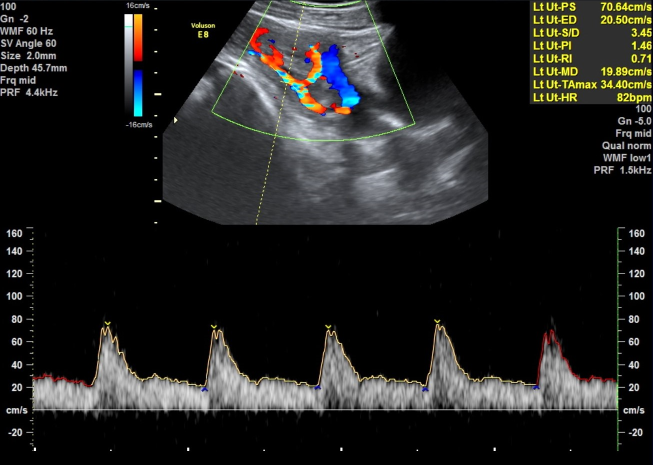
#> input picture Lt_test_image.png, 1305 x 929 px, found by its file name (shown at 1/2 size)
$ python Refined_anon_2_html.py
#> lines starting #> are read from the running program, lines starting #| are printed output that depends on the picture; after the words box and inside, x2 and y2 are one past the last pixel; in counts of white or black regions, pixels touching at a corner belong together
### General_functions.py
""" A set of functions to segment and extract data from doppler ultrasound scans"""

# Module imports
from PIL import Image
import matplotlib.pyplot as plt
from skimage import morphology, measure
import numpy as np
from skimage.measure import find_contours
from skimage.draw import polygon_perimeter
import cv2
import scipy
import traceback
from scipy.ndimage.filters import gaussian_filter
import math
from scipy import signal
from scipy.spatial.distance import cdist
from scipy.signal import find_peaks, peak_widths
import statistics
import scipy.linalg

# from matplotlib import path
# import nibabel as nib
# from mpl_toolkits.mplot3d import Axes3D
import pandas as pd
import re
import pytesseract
from pytesseract import Output

pytesseract.pytesseract.tesseract_cmd = "C:/Program Files/Tesseract-OCR/tesseract.exe"


# [967 lines left out: functions Initial_segmentation, Define_end_ROIs, Segment_refinement, Search_for_ticks, Search_for_labels, Plot_Digitized_data and 2 more, not called in this run]


def Colour_extract(input_image_filename, TargetRGB, cyl_length, cyl_radius):
    """Function for extracing target colours from image
    converts image to RGB space and find coordinates of pixels within a
    cylinder whose center is the target triplet. You can visualise this
    by removing commented plot statements throughout this function.

    Args:
        input_image_filename (str) : Name of file within current directory, or path to a file.
        TargetRGB (list) : triplet of target Red Green Blue colour [Red,Green,Blue].
        cyl_length (int) : length of cylinder.
        cyl_radius (int) : radius of cylinder.

    Returns:
        COL (JpegImageFile) : PIL JpegImageFile of the filtered image highlighting yellow text.
    """
    col4 = Image.open(input_image_filename)
    pix4 = col4.load()

    # DEFINE END POINTS OF CYLINDER
    np.set_printoptions(suppress=True)

    def appendSpherical_1point(xyz):
        ptsnew = np.hstack(
            (xyz, np.zeros(xyz.shape), np.zeros(xyz.shape), np.zeros(xyz.shape))
        )
        xy = xyz[0] ** 2 + xyz[1] ** 2

        ptsnew[3] = np.sqrt(xy)  # xy length
        ptsnew[4] = np.sqrt(xy + xyz[2] ** 2)  # magnitude of vector (radius)
        # angles:
        ptsnew[5] = np.arctan(np.divide(ptsnew[1], ptsnew[0])) * (180 / math.pi)  # theta
        ptsnew[6] = np.arcsin(np.divide(ptsnew[2], ptsnew[4])) * (180 / math.pi)  # alpha

        return ptsnew

    targ = np.array(TargetRGB)
    out2 = appendSpherical_1point(targ)

    H2 = cyl_length  # This is our Hypotenuse
    O2 = math.sin(math.radians(out2[6])) * H2  # Opposite length 2
    A2 = math.cos(math.radians(out2[6])) * H2  # Adjecent length 2 == Hypotenuse1
    O1 = math.sin(math.radians(out2[5])) * A2
    A1 = math.cos(math.radians(out2[5])) * A2

    R2 = out2[0] + A1
    G2 = out2[1] + O1
    B2 = out2[2] + O2

    R1 = out2[0] - A1
    G1 = out2[1] - O1
    B1 = out2[2] - O2

    Ctemp = np.array([out2[0], out2[1], out2[2]])
    # [28 lines of commented-out code are left out]
    shape = (260, 260, 260)
    image = np.zeros(shape=shape)

    # set radius and centres values
    r = 100
    start = [R1, G1, B1]
    end = [R2, G2, B2]
    p1 = np.array(start)
    p2 = np.array(end)

    # vector in direction of axis
    v = p2 - p1
    # find magnitude of vector
    mag = scipy.linalg.norm(v)
    # unit vector in direction of axis
    v = v / mag
    # make some vector not in the same direction as v
    not_v = np.array([1, 0, 0])
    if (v == not_v).all():
        not_v = np.array([0, 1, 0])
    # make vector perpendicular to v
    n1 = np.cross(v, not_v)
    # normalize n1
    n1 /= scipy.linalg.norm(n1)
    # make unit vector perpendicular to v and n1
    n2 = np.cross(v, n1)
    # surface ranges over t from 0 to length of axis and 0 to 2*pi
    t = np.linspace(0, mag, 20)
    theta = np.linspace(0, 2 * np.pi, 20)
    rsample = np.linspace(0, r, 2)

    # use meshgrid to make 2d arrays
    t, theta2 = np.meshgrid(t, theta)
    rsample, theta = np.meshgrid(rsample, theta)

    # generate coordinates for surface
    # "Tube"
    X, Y, Z = [
        p1[i] + v[i] * t + r * np.sin(theta2) * n1[i] + r * np.cos(theta2) * n2[i]
        for i in [0, 1, 2]
    ]
    # "Bottom"
    X2, Y2, Z2 = [
        p1[i] + rsample[i] * np.sin(theta) * n1[i] + rsample[i] * np.cos(theta) * n2[i]
        for i in [0, 1, 2]
    ]
    # "Top"
    X3, Y3, Z3 = [
        p1[i]
        + v[i] * mag
        + rsample[i] * np.sin(theta) * n1[i]
        + rsample[i] * np.cos(theta) * n2[i]
        for i in [0, 1, 2]
    ]

    # ax.plot_surface(X, Y, Z,alpha=.2)
    # ax.plot_surface(X2, Y2, Z2,alpha=.2)
    # ax.plot_surface(X3, Y3, Z3,alpha=.2)
    def points_in_cylinder(pt1, pt2, r, q):
        pt1 = np.array(pt1)
        pt2 = np.array(pt2)
        vec = pt2 - pt1
        const = r * np.linalg.norm(vec)

        if (
            np.dot(q - pt1, vec) >= 0
            and np.dot(q - pt2, vec) <= 0
            and np.linalg.norm(np.cross(q - pt1, vec)) <= const
        ):
            # print("is inside")
            logi = 1
        else:
            # print("not inside")
            logi = 0

        return logi

    col4 = Image.open(input_image_filename)
    pix4 = col4.load()
    gry4 = col4.convert("L")  # returns grayscale version.

    Rmat = []
    Gmat = []
    Bmat = []
    Xs = []
    Ys = []
    C = []
    alpha = []
    beta = []
    gamma = []

    for y in range(col4.size[1]):
        for x in range(col4.size[0]):
            Rmat.append(pix4[x, y][0])
            Gmat.append(pix4[x, y][1])
            Bmat.append(pix4[x, y][2])
            Xs.append(x)
            Ys.append(y)
            C.append([pix4[x, y][0], pix4[x, y][1], pix4[x, y][2]])

    C = np.array(C)

    logi = []
    for i in range(len(Rmat)):
        logi.append(
            points_in_cylinder(start, end, r, np.array([Rmat[i], Gmat[i], Bmat[i]]))
        )

    ids = np.where(np.array(logi) == 1)
    Rmat = np.array(Rmat)
    Gmat = np.array(Gmat)
    Bmat = np.array(Bmat)
    Xs = np.array(Xs)
    Ys = np.array(Ys)
    #ax.scatter(Rmat[ids],Gmat[ids],Bmat[ids],c = C[ids]/255) # plot the select points in RGB coords
    #ax.scatter(Rmat,Gmat,Bmat,c = C/255)
    #plt.show()

    ## COMBINE
    COL = Image.open(input_image_filename)
    COL = COL.convert("RGB")  # We need RGB, so convert here.
    PIX = COL.load()

    for id in ids[0]:
        PIX[Xs[id], Ys[id]] = (255, 255, 255)  # (Rmat[id],Gmat[id],Bmat[id])

    for y in range(COL.size[1]):
        for x in range(COL.size[0]):
            if PIX[x, y] != (255, 255, 255):
                PIX[x, y] = (0, 0, 0)

    # plt.figure(2)
    # plt.imshow(COL)
    # plt.show()
    return COL


def Text_from_greyscale(input_image_filename, COL):
    """
    Function for extracting text from the yellow filtered image.

    Args:
        input_image_filename (str) : Name of file within current directory, or path to a file.
        COL (JpegImageFile) : PIL JpegImageFile of the filtered image highlighting yellow text.
    Returns:
        Fail (int) : Checks if the function has failed (1), or passed (0).
        df (DataFrame) : Dataframe with columns 'Line', 'Word', 'Value', 'Unit'.
        populated with data extracted from the image with tesseract.

    """

    pytesseract.pytesseract.tesseract_cmd = (
        "C:/Program Files/Tesseract-OCR/tesseract.exe"
    )

    PIX = COL.load()
    img = cv2.imread(input_image_filename)
    for y in range(
        int(COL.size[1] * 0.45), COL.size[1]
    ):  # Exclude bottom 3rd of image - these are fails
        for x in range(COL.size[0]):
            PIX[x, y] = (0, 0, 0)

    import numpy as np

    pixels = np.array(COL)
    data = pytesseract.image_to_data(
        pixels, output_type=Output.DICT, lang="eng", config="--psm 3 "
    )
    print(len(data["text"]))
    if (
        len(data["text"]) < 30
    ):  # This is rough, if more than 30 objects found then highly likley it is a waveform scan.
        Fail = 1  # logical, keep scan or not
        # print("not enough text found - wrong scan type")
    else:
        Fail = 0

    # Loop through each word and draw a box around it
    y_center = np.zeros(len(data["text"])) # Variable to store the y-center of each bounding box of text detected.
    for i in range(len(data["text"])):
        if data["text"][i] != '':
            x = data["left"][i]
            y = data["top"][i]
            w = data["width"][i]
            h = data["height"][i]
            if int(data["conf"][i]) > 1:
                cv2.rectangle(img, (x, y), (x + w, y + h), (0, 0, 255), 2)
                y_center[i] = y + (h/2)
            else:
                y_center[i] = 0
        else:
            y_center[i] = 0

    from sklearn.cluster import DBSCAN

    # [25 lines left out: function group_similar_numbers, not called in this run]

    tolerance = 3  # Adjust the tolerance value - the max difference between y-coords considered on the same line
    grouped_words = group_similar_numbers(y_center, tolerance, data["text"])

    for group in grouped_words:
        print(group)

    # Display image
    cv2.imshow('img', img)

    # Analyze the OCR output
    target_words = [
        "Lt Ut-PS",
        "Lt Ut-ED",
        "Lt Ut-S/D",
        "Lt Ut-PI",
        "Lt Ut-RI",
        "Lt Ut-MD",
        "Lt Ut-TAmax",
        "Lt Ut-HR",
        "Rt Ut-PS",
        "Rt Ut-ED",
        "Rt Ut-S/D",
        "Rt Ut-PI",
        "Rt Ut-RI",
        "Rt Ut-MD",
        "Rt Ut-TAmax",
        "Rt Ut-HR",
        "Umb-PS",
        "Umb-ED",
        "Umb-S/D",
        "Umb-PI",
        "Umb-RI",
        "Umb-MD",
        "Umb-TAmax",
        "Umb-HR",
    ]

    # Split text into lines
    lines = grouped_words #text.split("\n")

    # Initialize DataFrame
    df = pd.DataFrame(columns=["Line", "Word", "Value", "Unit"])

    # Loop over lines
    for i, line in enumerate(lines):
        # Loop over target words
        for word in target_words:
            # Look for word in line
            if word in line:
                # Extract value and unit
                match = re.search(r"(\-?\d+\.\d+|\-?\d+)\s*([^\d\s]+)?$", line)
                if match:
                    value = float(match.group(1))
                    unit = match.group(2) if match.group(2) else ""
                    df = df.append(
                        {"Line": i + 1, "Word": word, "Value": value, "Unit": unit},
                        ignore_index=True,
                    )
                else:
                    print("couldn't find numeric data for line")
                    df = df.append(
                        {"Line": i + 1, "Word": word, "Value": 0, "Unit": 0},
                        ignore_index=True,
                    )
                    pass

    # Print DataFrame
    print(input_image_filename)
    print(df)

    # # Display the result
    # cv2.imshow('Result', img)

    return Fail, df

# [89 lines left out: function Scan_type_test, not called in this run]

### Refined_anon_2_html.py
import matplotlib.pyplot as plt
import pytesseract
from PIL import Image
import traceback
import os
import pickle

# Import sementation module
import General_functions

pytesseract.pytesseract.tesseract_cmd = "C:/Program Files/Tesseract-OCR/tesseract.exe"

# If you have ran the Organise_files.py script, load the output here:
# # Open the file containing file names of target scans - created by running Organise_files.py
# with open("patient_paths_test.pkl", "rb") as f:
#     text_file = pickle.load(f)

# # Define which patients to process (between key1 and key2)
# key1 = "0000"
# #key2 = "0039"
# # Get a list of all the keys in the dictionary
# keys = list(text_file.keys())

# try:
#     # Get the index of the first key
#     idx1 = keys.index(key1)
#     # Get the index of the second key
#     idx2 = keys.index(key2)
#     # Get the sublist of keys between the two keys
#     subkeys = keys[idx1:idx2 + 1]
# except Exception:  # If the specified keys dont exist, default to all keys.
#     subkeys = keys

# filenames = []
# # Iterate through the sublist of keys
# for key in subkeys:
#     # Access the value corresponding to the key
#     filenames = filenames + text_file[key]
#     # print(filenames)

# If you want to run a single file:
filenames = ['C:/Users/dalek/OneDrive/Ultasound_segmentation/Lt_test_image.png'] #"Path/To/Image.jpeg"

output_path = "E:/us-data-processed/"  # where you want to save data
# Inititalise some variables
Text_data = []  # text data extracted from image
Annotated_scans = []
Digitized_scans = []

for input_image_filename in filenames:  # Iterare through all file names and populate excel file
    # input_image_filename = "To/test/one/file.jpg"
    image_name = os.path.basename(input_image_filename)
    print(input_image_filename)

    try:  # Try text extraction
        colRGBA = Image.open(input_image_filename)  # These images are in RGBA form
#> colRGBA is the input picture: PIL image 1305x929 RGBA; mean R, G, B, A 34, 33.9, 32.7, 255
        col = colRGBA.convert("RGB")  # We need RGB, so convert here.
        pix = (
            col.load()
        )  # Loads a pixel access object, where pixel values can be edited

        # from General_functions import Colour_extract, Text_from_greyscale
        COL = General_functions.Colour_extract(input_image_filename, [255, 255, 100], 80, 80)
#> in Colour_extract, `gry4 = col4.convert("L")`:
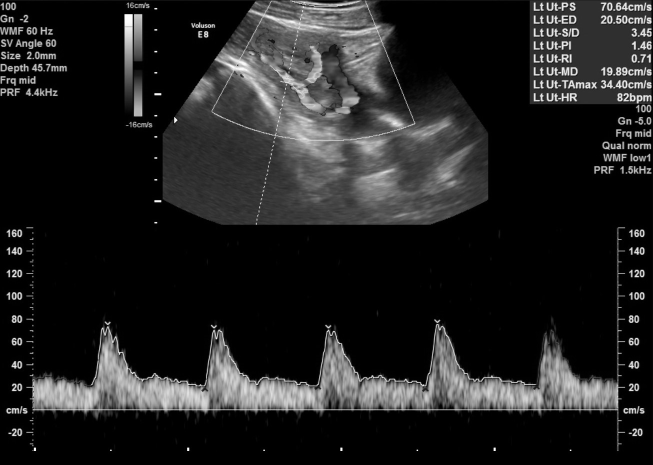
#> gry4: PIL image 1305x929 L (shown at 1/2 size); min 0, max 255, mean 33.8
#> after the loop in Colour_extract, `for y in range(col4.size[1]):`: Bmat = 1212345 items
#> the loop in Colour_extract, `for id in ids[0]:` made 11318 passes
#> id on passes 1 to 3: 1886, 1889, 2025
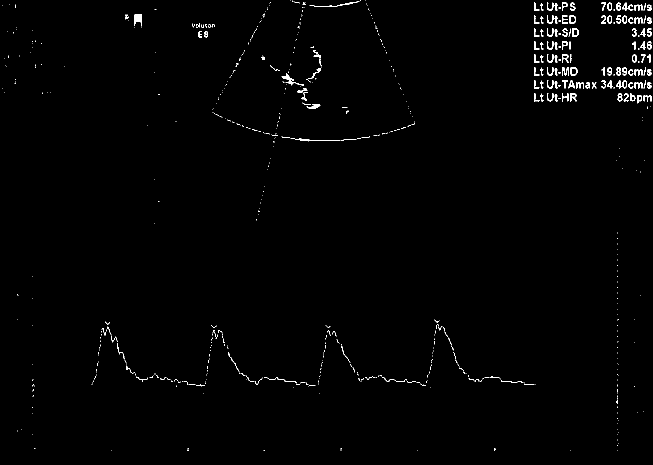
#> COL: PIL image 1305x929 RGB (shown at 1/2 size); 0.94% white in thin lines or dots
        print("Done Colour extract")

        Fail, df = General_functions.Text_from_greyscale(input_image_filename, COL)
#> in Text_from_greyscale, `pixels = np.array(COL)`:
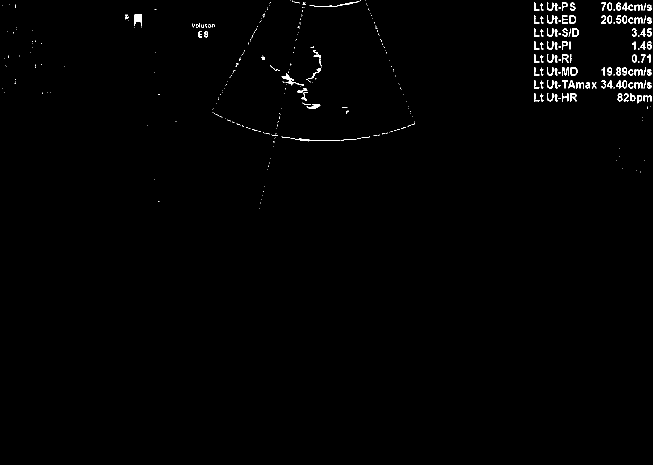
#> pixels: shape (929, 1305, 3) (shown at 1/2 size); 0.79% white in thin lines or dots, all inside (x1, y1, x2, y2) = (5, 1, 1303, 417)
#> (the run stopped early here; a loop or call above may not have finished)

$ run again, with Overview2.png copied over Lt_test_image.png
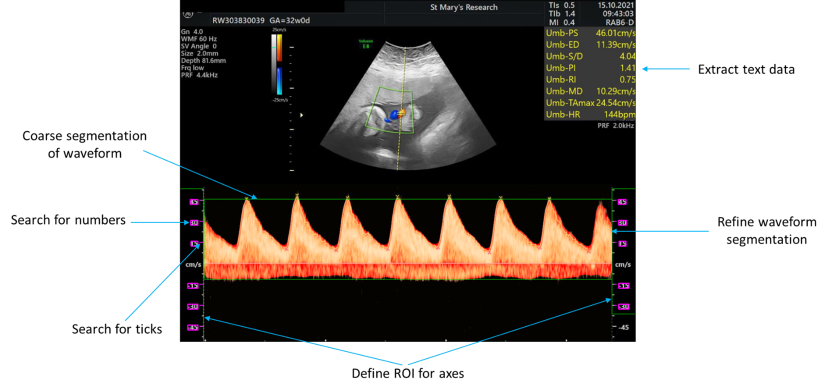
#> input picture Overview2.png, 1671 x 781 px, found by its file name (shown at 1/2 size)
#> colRGBA is the input picture: PIL image 1671x781 RGBA; mean R, G, B, A 26.4, 21.1, 16.7, 123.7
#> in Colour_extract, `gry4 = col4.convert("L")`:
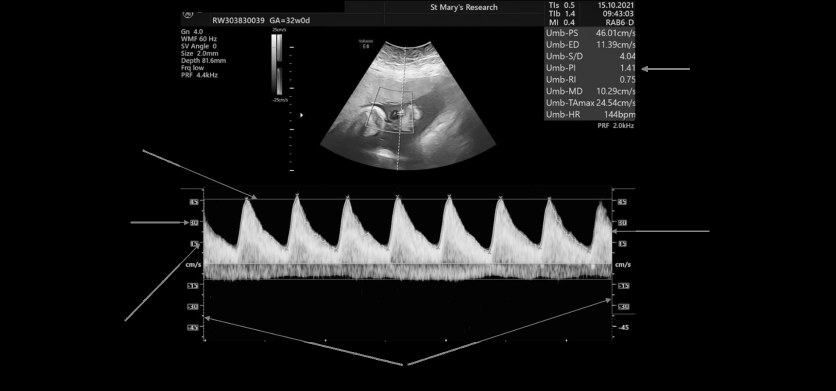
#> gry4: PIL image 1671x781 L (shown at 1/2 size); min 0, max 255, mean 22.2
#> after the loop in Colour_extract, `for y in range(col4.size[1]):`: Bmat = 1305051 items
#> the loop in Colour_extract, `for id in ids[0]:` made 57677 passes
#> id on passes 1 to 3: 9499, 16297, 19590
#> COL: PIL image 1671x781 RGB; 4.4% white; 419 white regions (391 under 20 px), largest, box (x1, y1, x2, y2) and area: (409, 399, 1223, 550) 53412, (820, 534, 874, 557) 656, (910, 534, 940, 558) 415
#> in Text_from_greyscale, `pixels = np.array(COL)`:
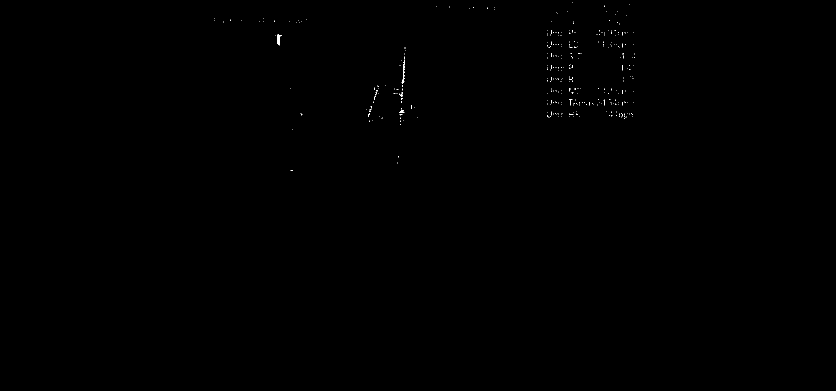
#> pixels: shape (781, 1671, 3) (shown at 1/2 size); 0.08% white in thin lines or dots, all inside (x1, y1, x2, y2) = (428, 5, 1270, 341)

$ run again, with Rt_test_image.png copied over Lt_test_image.png
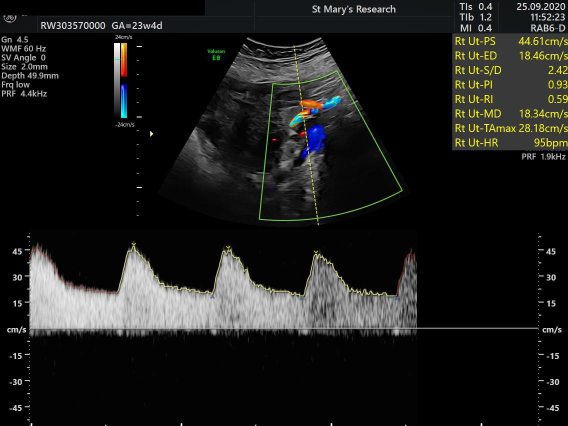
#> input picture Rt_test_image.png, 1136 x 852 px, found by its file name (shown at 1/2 size)
#> colRGBA is the input picture: PIL image 1136x852 RGB; mean R, G, B 28.4, 28.8, 27.4
#> after the loop in Colour_extract, `for y in range(col4.size[1]):`: Bmat = 967872 items
#> the loop in Colour_extract, `for id in ids[0]:` made 5882 passes
#> id on passes 1 to 3: 7749, 9047, 14754
#> `COL = General_functions.Colour_extract(input_image_filename, [255, 255..`:
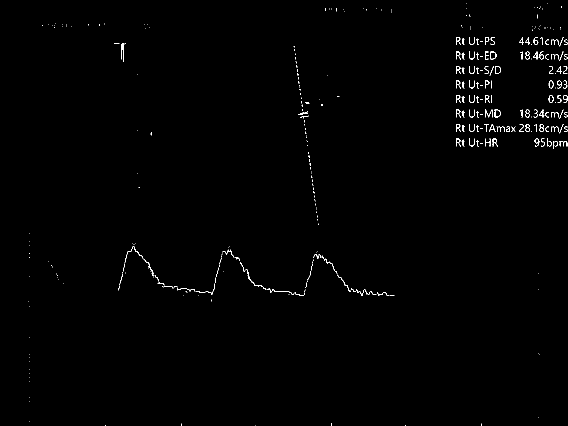
#> COL: PIL image 1136x852 RGB (shown at 1/2 size); 0.61% white in thin lines or dots
#> in Text_from_greyscale, `pixels = np.array(COL)`:
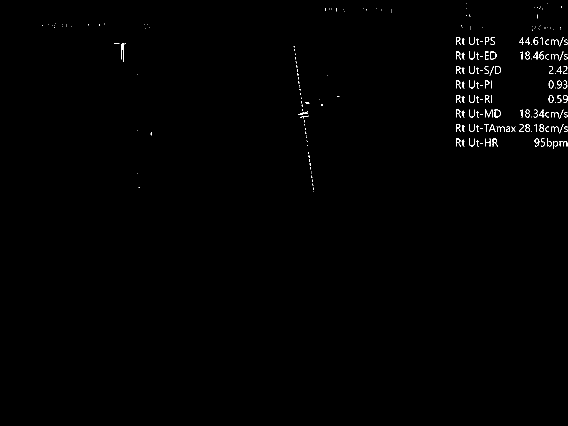
#> pixels: shape (852, 1136, 3) (shown at 1/2 size); 0.48% white in thin lines or dots, all inside (x1, y1, x2, y2) = (85, 6, 1136, 383)
